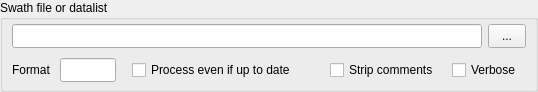
  <widget class="QGroupBox" name="gbInput">
   <property name="geometry">
    <rect>
     <x>11</x>
     <y>8</y>
     <width>538</width>
     <height>92</height>
    </rect>
   </property>
   <property name="title">
    <string>Swath file or datalist</string>
   </property>
   <widget class="QLineEdit" name="editInput">
    <property name="geometry">
     <rect>
      <x>12</x>
      <y>24</y>
      <width>470</width>
      <height>24</height>
     </rect>
    </property>
    <property name="toolTip">
     <string>The raw swath file to process, or a datalist (*.mb-1) of them. Each file gets its own parameter file, file.par, and its processed output (e.g. filep.mb88).</string>
    </property>
   </widget>
   <widget class="QToolButton" name="btnInput">
    <property name="geometry">
     <rect>
      <x>488</x>
      <y>24</y>
      <width>38</width>
      <height>24</height>
     </rect>
    </property>
    <property name="toolTip">
     <string>Browse for a swath file or a datalist.</string>
    </property>
    <property name="text">
     <string>...</string>
    </property>
   </widget>
   <widget class="QLabel" name="lblFormat">
    <property name="geometry">
     <rect>
      <x>12</x>
      <y>58</y>
      <width>46</width>
      <height>24</height>
     </rect>
    </property>
    <property name="text">
     <string>Format</string>
    </property>
   </widget>
   <widget class="QLineEdit" name="editFormat">
    <property name="geometry">
     <rect>
      <x>60</x>
      <y>58</y>
      <width>56</width>
      <height>24</height>
     </rect>
    </property>
    <property name="toolTip">
     <string>The MBIO format id (-F). Empty: guessed from the file name (*.mbXX); -1 is a datalist.</string>
    </property>
   </widget>
   <widget class="QCheckBox" name="chkForce">
    <property name="geometry">
     <rect>
      <x>132</x>
      <y>58</y>
      <width>190</width>
      <height>24</height>
     </rect>
    </property>
    <property name="toolTip">
     <string>Process every file, also those whose output is already up to date (-P).</string>
    </property>
    <property name="text">
     <string>Process even if up to date</string>
    </property>
   </widget>
   <widget class="QCheckBox" name="chkStrip">
    <property name="geometry">
     <rect>
      <x>330</x>
      <y>58</y>
      <width>116</width>
      <height>24</height>
     </rect>
    </property>
    <property name="toolTip">
     <string>Leave the comment records out of the processed file (-N).</string>
    </property>
    <property name="text">
     <string>Strip comments</string>
    </property>
   </widget>
   <widget class="QCheckBox" name="chkVerbose">
    <property name="geometry">
     <rect>
      <x>452</x>
      <y>58</y>
      <width>76</width>
      <height>24</height>
     </rect>
    </property>
    <property name="toolTip">
     <string>Ask mbprocess for its verbose report (-V), shown in the log.</string>
    </property>
    <property name="text">
     <string>Verbose</string>
    </property>
   </widget>
  </widget>
